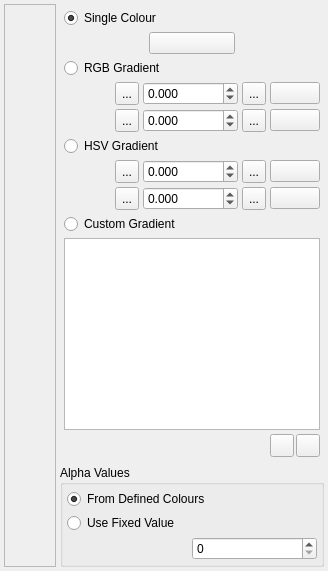
          <widget class="QWidget" name="ColourTab">
           <attribute name="title">
            <string>Colour</string>
           </attribute>
           <layout class="QHBoxLayout" name="horizontalLayout_34">
            <property name="spacing">
             <number>4</number>
            </property>
            <property name="margin">
             <number>4</number>
            </property>
            <item>
             <widget class="QFrame" name="ColourScaleFrame">
              <property name="frameShape">
               <enum>QFrame::StyledPanel</enum>
              </property>
              <property name="frameShadow">
               <enum>QFrame::Sunken</enum>
              </property>
              <layout class="QVBoxLayout" name="verticalLayout_2">
               <property name="spacing">
                <number>0</number>
               </property>
               <property name="margin">
                <number>0</number>
               </property>
               <item>
                <widget class="GradientBar" name="ColourGradient" native="true">
                 <property name="sizePolicy">
                  <sizepolicy hsizetype="Preferred" vsizetype="Expanding">
                   <horstretch>0</horstretch>
                   <verstretch>0</verstretch>
                  </sizepolicy>
                 </property>
                 <property name="minimumSize">
                  <size>
                   <width>50</width>
                   <height>0</height>
                  </size>
                 </property>
                 <property name="maximumSize">
                  <size>
                   <width>25</width>
                   <height>16777215</height>
                  </size>
                 </property>
                </widget>
               </item>
              </layout>
             </widget>
            </item>
            <item>
             <layout class="QVBoxLayout" name="verticalLayout_29">
              <property name="spacing">
               <number>4</number>
              </property>
              <item>
               <widget class="QWidget" name="ColourChoiceWIdget" native="true">
                <layout class="QVBoxLayout" name="verticalLayout_5">
                 <property name="spacing">
                  <number>4</number>
                 </property>
                 <property name="margin">
                  <number>4</number>
                 </property>
                 <item>
                  <widget class="QRadioButton" name="ColourSingleColourRadio">
                   <property name="text">
                    <string>Single Colour</string>
                   </property>
                   <property name="checked">
                    <bool>true</bool>
                   </property>
                  </widget>
                 </item>
                 <item>
                  <layout class="QHBoxLayout" name="horizontalLayout_7">
                   <item>
                    <spacer name="horizontalSpacer_5">
                     <property name="orientation">
                      <enum>Qt::Horizontal</enum>
                     </property>
                     <property name="sizeHint" stdset="0">
                      <size>
                       <width>40</width>
                       <height>20</height>
                      </size>
                     </property>
                    </spacer>
                   </item>
                   <item>
                    <widget class="ColourButton" name="ColourSingleColourButton">
                     <property name="sizePolicy">
                      <sizepolicy hsizetype="Expanding" vsizetype="Fixed">
                       <horstretch>0</horstretch>
                       <verstretch>0</verstretch>
                      </sizepolicy>
                     </property>
                     <property name="toolTip">
                      <string>Click to select new colour</string>
                     </property>
                     <property name="text">
                      <string/>
                     </property>
                    </widget>
                   </item>
                   <item>
                    <spacer name="horizontalSpacer_6">
                     <property name="orientation">
                      <enum>Qt::Horizontal</enum>
                     </property>
                     <property name="sizeHint" stdset="0">
                      <size>
                       <width>40</width>
                       <height>20</height>
                      </size>
                     </property>
                    </spacer>
                   </item>
                  </layout>
                 </item>
                 <item>
                  <widget class="QRadioButton" name="ColourRGBGradientRadio">
                   <property name="text">
                    <string>RGB Gradient</string>
                   </property>
                   <property name="checked">
                    <bool>false</bool>
                   </property>
                  </widget>
                 </item>
                 <item>
                  <layout class="QHBoxLayout" name="horizontalLayout_8">
                   <property name="spacing">
                    <number>4</number>
                   </property>
                   <item>
                    <spacer name="horizontalSpacer_7">
                     <property name="orientation">
                      <enum>Qt::Horizontal</enum>
                     </property>
                     <property name="sizeHint" stdset="0">
                      <size>
                       <width>40</width>
                       <height>20</height>
                      </size>
                     </property>
                    </spacer>
                   </item>
                   <item>
                    <widget class="QToolButton" name="ColourRGBGradientASetMinimumButton">
                     <property name="maximumSize">
                      <size>
                       <width>24</width>
                       <height>24</height>
                      </size>
                     </property>
                     <property name="toolTip">
                      <string>Set to Y value minimum limit</string>
                     </property>
                     <property name="text">
                      <string>...</string>
                     </property>
                     <property name="icon">
                      <iconset resource="icons.qrc">
                       <normaloff>:/fqplot/icons/toleftlimit.svg</normaloff>:/fqplot/icons/toleftlimit.svg</iconset>
                     </property>
                    </widget>
                   </item>
                   <item>
                    <widget class="QDoubleSpinBox" name="ColourRGBGradientASpin">
                     <property name="decimals">
                      <number>3</number>
                     </property>
                     <property name="minimum">
                      <double>-10000000.000000000000000</double>
                     </property>
                     <property name="maximum">
                      <double>10000000.000000000000000</double>
                     </property>
                    </widget>
                   </item>
                   <item>
                    <widget class="QToolButton" name="ColourRGBGradientASetMaximumButton">
                     <property name="maximumSize">
                      <size>
                       <width>24</width>
                       <height>24</height>
                      </size>
                     </property>
                     <property name="acceptDrops">
                      <bool>false</bool>
                     </property>
                     <property name="toolTip">
                      <string>Set to Y value maximum limit</string>
                     </property>
                     <property name="text">
                      <string>...</string>
                     </property>
                     <property name="icon">
                      <iconset resource="icons.qrc">
                       <normaloff>:/fqplot/icons/torightlimit.svg</normaloff>:/fqplot/icons/torightlimit.svg</iconset>
                     </property>
                    </widget>
                   </item>
                   <item>
                    <widget class="ColourButton" name="ColourRGBGradientAButton">
                     <property name="sizePolicy">
                      <sizepolicy hsizetype="Expanding" vsizetype="Fixed">
                       <horstretch>0</horstretch>
                       <verstretch>0</verstretch>
                      </sizepolicy>
                     </property>
                     <property name="toolTip">
                      <string>Click to select new colour</string>
                     </property>
                     <property name="text">
                      <string/>
                     </property>
                    </widget>
                   </item>
                  </layout>
                 </item>
                 <item>
                  <layout class="QHBoxLayout" name="horizontalLayout_32">
                   <property name="spacing">
                    <number>4</number>
                   </property>
                   <item>
                    <spacer name="horizontalSpacer_8">
                     <property name="orientation">
                      <enum>Qt::Horizontal</enum>
                     </property>
                     <property name="sizeHint" stdset="0">
                      <size>
                       <width>40</width>
                       <height>20</height>
                      </size>
                     </property>
                    </spacer>
                   </item>
                   <item>
                    <widget class="QToolButton" name="ColourRGBGradientBSetMinimumButton">
                     <property name="maximumSize">
                      <size>
                       <width>24</width>
                       <height>24</height>
                      </size>
                     </property>
                     <property name="toolTip">
                      <string>Set to Y value minimum limit</string>
                     </property>
                     <property name="text">
                      <string>...</string>
                     </property>
                     <property name="icon">
                      <iconset resource="icons.qrc">
                       <normaloff>:/fqplot/icons/toleftlimit.svg</normaloff>:/fqplot/icons/toleftlimit.svg</iconset>
                     </property>
                    </widget>
                   </item>
                   <item>
                    <widget class="QDoubleSpinBox" name="ColourRGBGradientBSpin">
                     <property name="decimals">
                      <number>3</number>
                     </property>
                     <property name="minimum">
                      <double>-10000000.000000000000000</double>
                     </property>
                     <property name="maximum">
                      <double>10000000.000000000000000</double>
                     </property>
                    </widget>
                   </item>
                   <item>
                    <widget class="QToolButton" name="ColourRGBGradientBSetMaximumButton">
                     <property name="maximumSize">
                      <size>
                       <width>24</width>
                       <height>24</height>
                      </size>
                     </property>
                     <property name="acceptDrops">
                      <bool>false</bool>
                     </property>
                     <property name="toolTip">
                      <string>Set to Y value maximum limit</string>
                     </property>
                     <property name="text">
                      <string>...</string>
                     </property>
                     <property name="icon">
                      <iconset resource="icons.qrc">
                       <normaloff>:/fqplot/icons/torightlimit.svg</normaloff>:/fqplot/icons/torightlimit.svg</iconset>
                     </property>
                    </widget>
                   </item>
                   <item>
                    <widget class="ColourButton" name="ColourRGBGradientBButton">
                     <property name="sizePolicy">
                      <sizepolicy hsizetype="Expanding" vsizetype="Fixed">
                       <horstretch>0</horstretch>
                       <verstretch>0</verstretch>
                      </sizepolicy>
                     </property>
                     <property name="toolTip">
                      <string>Click to select new colour</string>
                     </property>
                     <property name="text">
                      <string/>
                     </property>
                    </widget>
                   </item>
                  </layout>
                 </item>
                 <item>
                  <widget class="QRadioButton" name="ColourHSVGradientRadio">
                   <property name="text">
                    <string>HSV Gradient</string>
                   </property>
                   <property name="checked">
                    <bool>false</bool>
                   </property>
                  </widget>
                 </item>
                 <item>
                  <layout class="QHBoxLayout" name="horizontalLayout_35">
                   <property name="spacing">
                    <number>4</number>
                   </property>
                   <item>
                    <spacer name="horizontalSpacer_10">
                     <property name="orientation">
                      <enum>Qt::Horizontal</enum>
                     </property>
                     <property name="sizeHint" stdset="0">
                      <size>
                       <width>40</width>
                       <height>20</height>
                      </size>
                     </property>
                    </spacer>
                   </item>
                   <item>
                    <widget class="QToolButton" name="ColourHSVGradientASetMinimumButton">
                     <property name="maximumSize">
                      <size>
                       <width>24</width>
                       <height>24</height>
                      </size>
                     </property>
                     <property name="toolTip">
                      <string>Set to Y value minimum limit</string>
                     </property>
                     <property name="text">
                      <string>...</string>
                     </property>
                     <property name="icon">
                      <iconset resource="icons.qrc">
                       <normaloff>:/fqplot/icons/toleftlimit.svg</normaloff>:/fqplot/icons/toleftlimit.svg</iconset>
                     </property>
                    </widget>
                   </item>
                   <item>
                    <widget class="QDoubleSpinBox" name="ColourHSVGradientASpin">
                     <property name="decimals">
                      <number>3</number>
                     </property>
                     <property name="minimum">
                      <double>-10000000.000000000000000</double>
                     </property>
                     <property name="maximum">
                      <double>10000000.000000000000000</double>
                     </property>
                    </widget>
                   </item>
                   <item>
                    <widget class="QToolButton" name="ColourHSVGradientASetMaximumButton">
                     <property name="maximumSize">
                      <size>
                       <width>24</width>
                       <height>24</height>
                      </size>
                     </property>
                     <property name="acceptDrops">
                      <bool>false</bool>
                     </property>
                     <property name="toolTip">
                      <string>Set to Y value maximum limit</string>
                     </property>
                     <property name="text">
                      <string>...</string>
                     </property>
                     <property name="icon">
                      <iconset resource="icons.qrc">
                       <normaloff>:/fqplot/icons/torightlimit.svg</normaloff>:/fqplot/icons/torightlimit.svg</iconset>
                     </property>
                    </widget>
                   </item>
                   <item>
                    <widget class="ColourButton" name="ColourHSVGradientAButton">
                     <property name="sizePolicy">
                      <sizepolicy hsizetype="Expanding" vsizetype="Fixed">
                       <horstretch>0</horstretch>
                       <verstretch>0</verstretch>
                      </sizepolicy>
                     </property>
                     <property name="toolTip">
                      <string>Click to select new colour</string>
                     </property>
                     <property name="text">
                      <string/>
                     </property>
                    </widget>
                   </item>
                  </layout>
                 </item>
                 <item>
                  <layout class="QHBoxLayout" name="horizontalLayout_36">
                   <property name="spacing">
                    <number>4</number>
                   </property>
                   <item>
                    <spacer name="horizontalSpacer_11">
                     <property name="orientation">
                      <enum>Qt::Horizontal</enum>
                     </property>
                     <property name="sizeHint" stdset="0">
                      <size>
                       <width>40</width>
                       <height>20</height>
                      </size>
                     </property>
                    </spacer>
                   </item>
                   <item>
                    <widget class="QToolButton" name="ColourHSVGradientBSetMinimumButton">
                     <property name="maximumSize">
                      <size>
                       <width>24</width>
                       <height>24</height>
                      </size>
                     </property>
                     <property name="toolTip">
                      <string>Set to Y value minimum limit</string>
                     </property>
                     <property name="text">
                      <string>...</string>
                     </property>
                     <property name="icon">
                      <iconset resource="icons.qrc">
                       <normaloff>:/fqplot/icons/toleftlimit.svg</normaloff>:/fqplot/icons/toleftlimit.svg</iconset>
                     </property>
                    </widget>
                   </item>
                   <item>
                    <widget class="QDoubleSpinBox" name="ColourHSVGradientBSpin">
                     <property name="decimals">
                      <number>3</number>
                     </property>
                     <property name="minimum">
                      <double>-10000000.000000000000000</double>
                     </property>
                     <property name="maximum">
                      <double>10000000.000000000000000</double>
                     </property>
                    </widget>
                   </item>
                   <item>
                    <widget class="QToolButton" name="ColourHSVGradientBSetMaximumButton">
                     <property name="maximumSize">
                      <size>
                       <width>24</width>
                       <height>24</height>
                      </size>
                     </property>
                     <property name="acceptDrops">
                      <bool>false</bool>
                     </property>
                     <property name="toolTip">
                      <string>Set to Y value maximum limit</string>
                     </property>
                     <property name="text">
                      <string>...</string>
                     </property>
                     <property name="icon">
                      <iconset resource="icons.qrc">
                       <normaloff>:/fqplot/icons/torightlimit.svg</normaloff>:/fqplot/icons/torightlimit.svg</iconset>
                     </property>
                    </widget>
                   </item>
                   <item>
                    <widget class="ColourButton" name="ColourHSVGradientBButton">
                     <property name="sizePolicy">
                      <sizepolicy hsizetype="Expanding" vsizetype="Fixed">
                       <horstretch>0</horstretch>
                       <verstretch>0</verstretch>
                      </sizepolicy>
                     </property>
                     <property name="toolTip">
                      <string>Click to select new colour</string>
                     </property>
                     <property name="text">
                      <string/>
                     </property>
                    </widget>
                   </item>
                  </layout>
                 </item>
                 <item>
                  <widget class="QRadioButton" name="ColourCustomGradientRadio">
                   <property name="text">
                    <string>Custom Gradient</string>
                   </property>
                   <property name="checked">
                    <bool>false</bool>
                   </property>
                  </widget>
                 </item>
                 <item>
                  <layout class="QVBoxLayout" name="verticalLayout_3">
                   <item>
                    <widget class="QTableWidget" name="ColourCustomGradientTable">
                     <property name="selectionBehavior">
                      <enum>QAbstractItemView::SelectRows</enum>
                     </property>
                     <attribute name="horizontalHeaderVisible">
                      <bool>false</bool>
                     </attribute>
                     <attribute name="verticalHeaderVisible">
                      <bool>false</bool>
                     </attribute>
                     <column>
                      <property name="text">
                       <string>Value</string>
                      </property>
                     </column>
                     <column>
                      <property name="text">
                       <string>Colour</string>
                      </property>
                     </column>
                    </widget>
                   </item>
                   <item>
                    <layout class="QHBoxLayout" name="horizontalLayout_5">
                     <property name="spacing">
                      <number>2</number>
                     </property>
                     <item>
                      <spacer name="horizontalSpacer">
                       <property name="orientation">
                        <enum>Qt::Horizontal</enum>
                       </property>
                       <property name="sizeHint" stdset="0">
                        <size>
                         <width>40</width>
                         <height>20</height>
                        </size>
                       </property>
                      </spacer>
                     </item>
                     <item>
                      <widget class="QToolButton" name="ColourCustomGradientAddButton">
                       <property name="text">
                        <string/>
                       </property>
                       <property name="icon">
                        <iconset resource="icons.qrc">
                         <normaloff>:/fqplot/icons/plus.svg</normaloff>:/fqplot/icons/plus.svg</iconset>
                       </property>
                      </widget>
                     </item>
                     <item>
                      <widget class="QToolButton" name="ColourCustomGradientRemoveButton">
                       <property name="text">
                        <string/>
                       </property>
                       <property name="icon">
                        <iconset resource="icons.qrc">
                         <normaloff>:/fqplot/icons/minus.svg</normaloff>:/fqplot/icons/minus.svg</iconset>
                       </property>
                      </widget>
                     </item>
                    </layout>
                   </item>
                  </layout>
                 </item>
                </layout>
               </widget>
              </item>
              <item>
               <widget class="QGroupBox" name="AlphaGroup">
                <property name="title">
                 <string>Alpha Values</string>
                </property>
                <layout class="QVBoxLayout" name="verticalLayout_26">
                 <property name="spacing">
                  <number>4</number>
                 </property>
                 <property name="margin">
                  <number>4</number>
                 </property>
                 <item>
                  <widget class="QRadioButton" name="ColourAlphaOwnAlphaRadio">
                   <property name="text">
                    <string>From Defined Colours</string>
                   </property>
                   <property name="checked">
                    <bool>true</bool>
                   </property>
                  </widget>
                 </item>
                 <item>
                  <widget class="QRadioButton" name="ColourAlphaFixedAlphaRadio">
                   <property name="text">
                    <string>Use Fixed Value</string>
                   </property>
                   <property name="checked">
                    <bool>false</bool>
                   </property>
                  </widget>
                 </item>
                 <item>
                  <layout class="QHBoxLayout" name="horizontalLayout_33">
                   <property name="spacing">
                    <number>4</number>
                   </property>
                   <item>
                    <spacer name="horizontalSpacer_9">
                     <property name="orientation">
                      <enum>Qt::Horizontal</enum>
                     </property>
                     <property name="sizeHint" stdset="0">
                      <size>
                       <width>40</width>
                       <height>20</height>
                      </size>
                     </property>
                    </spacer>
                   </item>
                   <item>
                    <widget class="QSpinBox" name="ColourAlphaFixedAlphaSpin">
                     <property name="sizePolicy">
                      <sizepolicy hsizetype="Expanding" vsizetype="Fixed">
                       <horstretch>0</horstretch>
                       <verstretch>0</verstretch>
                      </sizepolicy>
                     </property>
                     <property name="maximum">
                      <number>255</number>
                     </property>
                     <property name="singleStep">
                      <number>5</number>
                     </property>
                    </widget>
                   </item>
                  </layout>
                 </item>
                </layout>
               </widget>
              </item>
             </layout>
            </item>
           </layout>
          </widget>
